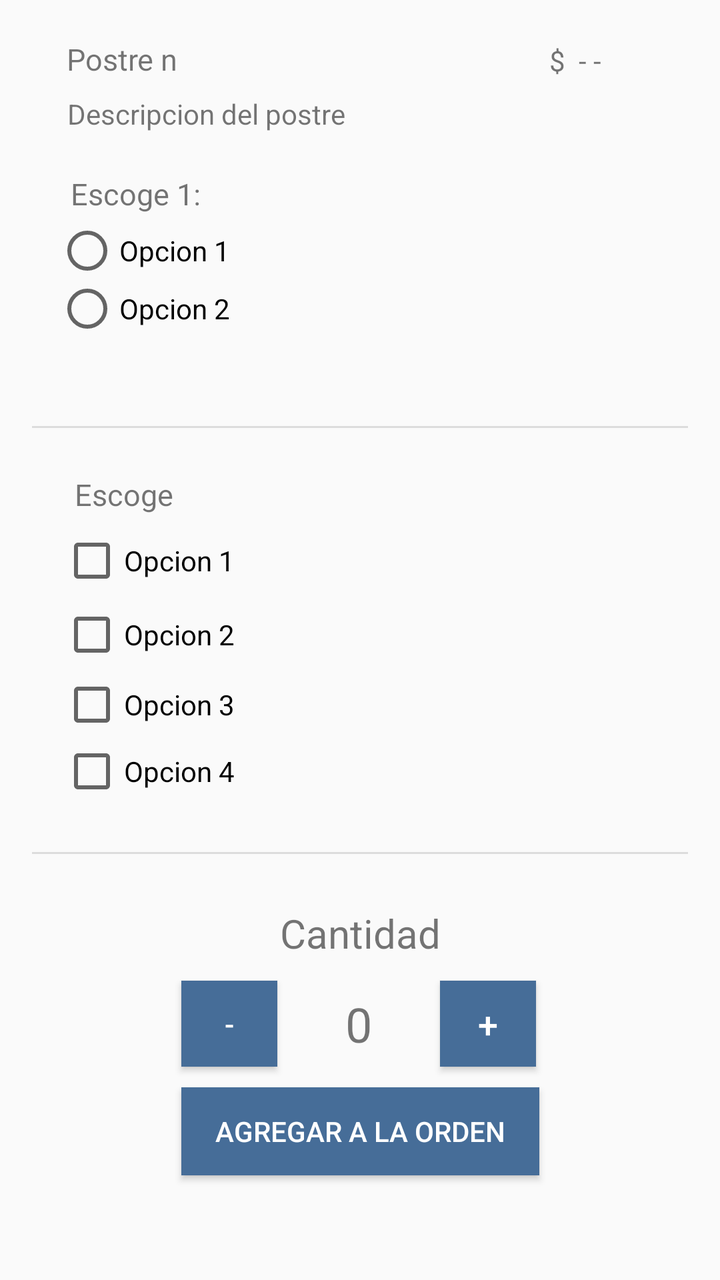
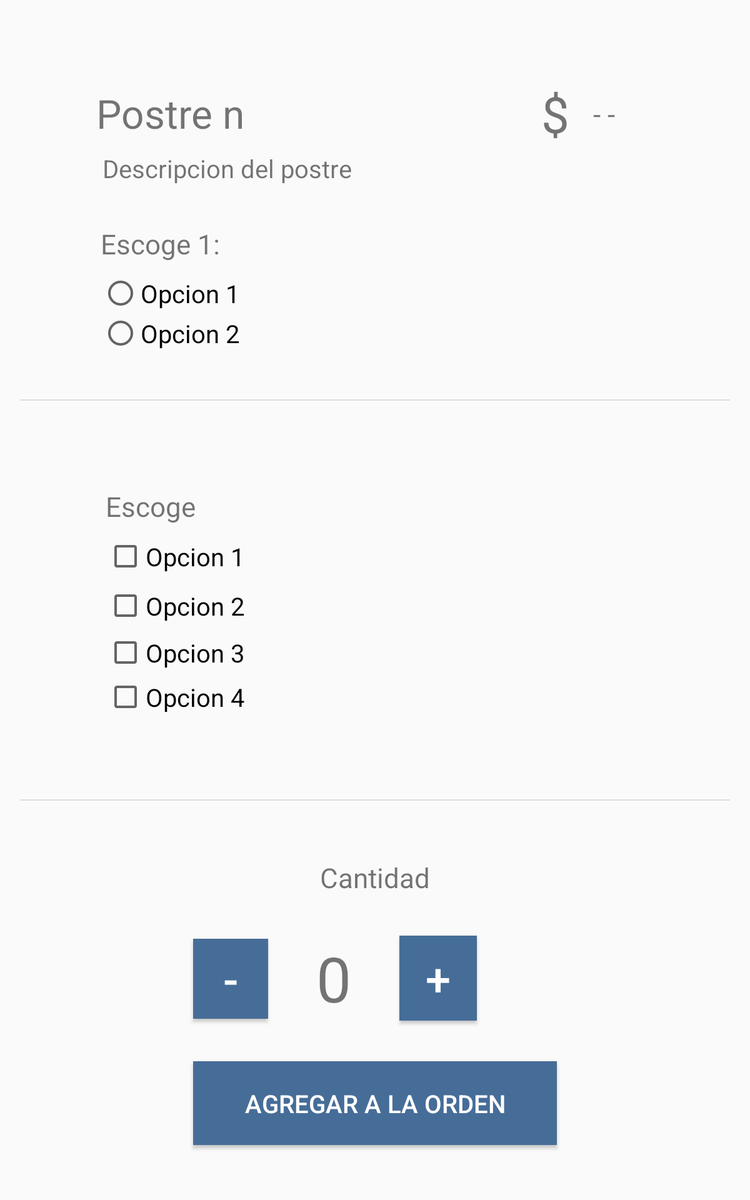

One screen, two layout resources from the same app: the default and the repository's alternative for another configuration. Each is rendered where Android would select it; the XML of both is given below.
<!-- AndroidManifest.xml: application theme AppTheme -->
<!-- res/layout/fragment_personalize_order.xml -->
<?xml version="1.0" encoding="utf-8"?>
<androidx.constraintlayout.widget.ConstraintLayout xmlns:android="http://schemas.android.com/apk/res/android"
    xmlns:app="http://schemas.android.com/apk/res-auto"
    xmlns:tools="http://schemas.android.com/tools"
    android:layout_width="match_parent"
    android:layout_height="match_parent"
    tools:context=".PersonalizeOrder">


    <View
        android:id="@+id/divider"
        android:layout_width="0dp"
        android:layout_height="1dp"
        android:layout_marginStart="@dimen/margin_st"
        android:layout_marginEnd="@dimen/margin_st"
        android:background="?android:attr/listDivider"
        app:layout_constraintBottom_toBottomOf="parent"
        app:layout_constraintEnd_toEndOf="parent"
        app:layout_constraintStart_toStartOf="parent"
        app:layout_constraintTop_toTopOf="parent"
        app:layout_constraintVertical_bias="0.3333" />

    <View
        android:id="@+id/divider2"
        android:layout_width="0dp"
        android:layout_height="1dp"
        android:layout_marginStart="@dimen/margin_st"
        android:layout_marginEnd="@dimen/margin_st"
        android:background="?android:attr/listDivider"
        app:layout_constraintBottom_toBottomOf="parent"
        app:layout_constraintEnd_toEndOf="parent"
        app:layout_constraintStart_toStartOf="parent"
        app:layout_constraintTop_toTopOf="parent"
        app:layout_constraintVertical_bias="0.6666" />

    <TextView
        android:id="@+id/dessertName"
        android:layout_width="wrap_content"
        android:layout_height="wrap_content"
        android:text="Postre n"
        android:textSize="15dp"
        app:layout_constraintBottom_toTopOf="@+id/divider"
        app:layout_constraintEnd_toEndOf="parent"
        app:layout_constraintHorizontal_bias="0.11"
        app:layout_constraintStart_toStartOf="parent"
        app:layout_constraintTop_toTopOf="parent"
        app:layout_constraintVertical_bias="0.100000024" />
    <TextView
        android:id="@+id/dessertDesc"
        android:layout_width="wrap_content"
        android:layout_height="wrap_content"
        android:text=" Descripcion del postre"
        android:textSize="14dp"
        app:layout_constraintBottom_toTopOf="@+id/divider"
        app:layout_constraintEnd_toEndOf="parent"
        app:layout_constraintHorizontal_bias="0.14"
        app:layout_constraintStart_toStartOf="parent"
        app:layout_constraintTop_toBottomOf="@+id/dessertName"
        app:layout_constraintVertical_bias="0.050000012" />
    <TextView
        android:id="@+id/opcRad"
        android:layout_width="wrap_content"
        android:layout_height="wrap_content"
        android:text="Escoge 1:"
        android:textSize="15dp"
        app:layout_constraintBottom_toTopOf="@+id/divider"
        app:layout_constraintEnd_toEndOf="parent"
        app:layout_constraintHorizontal_bias="0.12"
        app:layout_constraintStart_toStartOf="parent"
        app:layout_constraintTop_toTopOf="parent"
        app:layout_constraintVertical_bias="0.45" />
    <RadioGroup
        android:layout_width="148dp"
        android:layout_height="58dp"
        app:layout_constraintBottom_toTopOf="@+id/divider"
        app:layout_constraintEnd_toEndOf="parent"
        app:layout_constraintHorizontal_bias="0.13"
        app:layout_constraintStart_toStartOf="parent"
        app:layout_constraintTop_toBottomOf="@+id/opcRad"
        app:layout_constraintVertical_bias="0.05">
        <RadioButton
            android:id="@+id/opcRad1"
            android:layout_width="match_parent"
            android:layout_height="wrap_content"
            android:text="Opcion 1" />

        <RadioButton
            android:id="@+id/opcRad2"
            android:layout_width="match_parent"
            android:layout_height="wrap_content"
            android:text="Opcion 2" />
    </RadioGroup>
    <TextView
        android:id="@+id/dollarSign"
        android:layout_width="wrap_content"
        android:layout_height="wrap_content"
        android:text="$"
        app:layout_constraintBottom_toBottomOf="@+id/dessertName"
        app:layout_constraintEnd_toEndOf="parent"
        app:layout_constraintHorizontal_bias="0.78"
        app:layout_constraintStart_toStartOf="parent"
        app:layout_constraintTop_toTopOf="parent"
        app:layout_constraintVertical_bias="1.0" />
    <TextView
        android:id="@+id/dessertPrice"
        android:layout_width="wrap_content"
        android:layout_height="wrap_content"
        android:text="- -"
        app:layout_constraintBottom_toBottomOf="@+id/dollarSign"
        app:layout_constraintEnd_toEndOf="parent"
        app:layout_constraintHorizontal_bias="0.1"
        app:layout_constraintStart_toEndOf="@+id/dollarSign"
        app:layout_constraintTop_toTopOf="@+id/dollarSign" />
    <TextView
        android:id="@+id/opcCheck"
        android:layout_width="wrap_content"
        android:layout_height="wrap_content"
        android:text="Escoge"
        android:textSize="15dp"
        app:layout_constraintBottom_toTopOf="@+id/divider2"
        app:layout_constraintEnd_toEndOf="parent"
        app:layout_constraintHorizontal_bias="0.12"
        app:layout_constraintStart_toStartOf="parent"
        app:layout_constraintTop_toBottomOf="@+id/divider"
        app:layout_constraintVertical_bias="0.120000005" />
    <CheckBox
        android:id="@+id/opcCheck1"
        android:layout_width="wrap_content"
        android:layout_height="wrap_content"
        android:text="Opcion 1"
        app:layout_constraintBottom_toTopOf="@+id/divider2"
        app:layout_constraintEnd_toEndOf="parent"
        app:layout_constraintHorizontal_bias="0.11"
        app:layout_constraintStart_toStartOf="parent"
        app:layout_constraintTop_toBottomOf="@+id/opcCheck"
        app:layout_constraintVertical_bias="0.05" />

    <CheckBox
        android:id="@+id/opcCheck2"
        android:layout_width="wrap_content"
        android:layout_height="wrap_content"
        android:text="Opcion 2"
        app:layout_constraintBottom_toTopOf="@+id/divider2"
        app:layout_constraintEnd_toEndOf="parent"
        app:layout_constraintHorizontal_bias="0.11"
        app:layout_constraintStart_toStartOf="parent"
        app:layout_constraintTop_toBottomOf="@+id/opcCheck1"
        app:layout_constraintVertical_bias="0.050000012" />

    <CheckBox
        android:id="@+id/opcCheck3"
        android:layout_width="wrap_content"
        android:layout_height="wrap_content"
        android:text="Opcion 3"
        app:layout_constraintBottom_toTopOf="@+id/divider2"
        app:layout_constraintEnd_toEndOf="parent"
        app:layout_constraintHorizontal_bias="0.11"
        app:layout_constraintStart_toStartOf="parent"
        app:layout_constraintTop_toBottomOf="@+id/opcCheck2"
        app:layout_constraintVertical_bias="0.05" />

    <CheckBox
        android:id="@+id/opcCheck4"
        android:layout_width="wrap_content"
        android:layout_height="wrap_content"
        android:text="Opcion 4"
        app:layout_constraintBottom_toTopOf="@+id/divider2"
        app:layout_constraintEnd_toEndOf="parent"
        app:layout_constraintHorizontal_bias="0.11"
        app:layout_constraintStart_toStartOf="parent"
        app:layout_constraintTop_toBottomOf="@+id/opcCheck3"
        app:layout_constraintVertical_bias="0.050000012" />
    <TextView
        android:id="@+id/quantity"
        android:layout_width="wrap_content"
        android:layout_height="wrap_content"
        android:text="Cantidad"
        android:textSize="20sp"
        app:layout_constraintBottom_toBottomOf="parent"
        app:layout_constraintEnd_toEndOf="parent"
        app:layout_constraintStart_toStartOf="parent"
        app:layout_constraintTop_toBottomOf="@+id/divider2"
        app:layout_constraintVertical_bias="0.13999999" />

    <Button
        android:id="@+id/addDessert"
        android:layout_width="179dp"
        android:layout_height="44dp"
        android:background="@color/color_12"
        android:text="Agregar a la orden"
        android:textColor="#FFFF"
        app:layout_constraintBottom_toBottomOf="parent"
        app:layout_constraintEnd_toEndOf="@+id/quantity"
        app:layout_constraintStart_toStartOf="@+id/quantity"
        app:layout_constraintTop_toBottomOf="@+id/quantity"
        app:layout_constraintVertical_bias="0.55" />

    <Button
        android:id="@+id/more"
        android:layout_width="48dp"
        android:layout_height="43dp"
        android:background="@color/color_12"
        android:text="-"
        android:textColor="#FFFF"
        app:layout_constraintBottom_toTopOf="@+id/addDessert"
        app:layout_constraintEnd_toEndOf="parent"
        app:layout_constraintHorizontal_bias="0.0"
        app:layout_constraintStart_toStartOf="@+id/addDessert"
        app:layout_constraintTop_toBottomOf="@+id/quantity" />

    <Button
        android:id="@+id/less"
        android:layout_width="48dp"
        android:layout_height="43dp"
        android:background="@color/color_12"
        android:text="+"
        android:textColor="#FFFF"
        android:textSize="18sp"
        app:layout_constraintBottom_toBottomOf="@+id/more"
        app:layout_constraintEnd_toEndOf="parent"
        app:layout_constraintHorizontal_bias="0.47"
        app:layout_constraintStart_toEndOf="@+id/more"
        app:layout_constraintTop_toTopOf="@+id/more" />
    <TextView
        android:id="@+id/quantityDesserts"
        android:layout_width="wrap_content"
        android:layout_height="wrap_content"
        android:text="0"
        android:textSize="24sp"
        app:layout_constraintBottom_toBottomOf="@+id/less"
        app:layout_constraintEnd_toStartOf="@+id/less"
        app:layout_constraintStart_toEndOf="@+id/more"
        app:layout_constraintTop_toTopOf="@+id/less" />

</androidx.constraintlayout.widget.ConstraintLayout>
<!-- resources referenced by this layout -->
<resources>
  <color name="color_12">#466D98</color>
  <dimen name="margin_st">16dp</dimen>
  <style name="AppTheme" parent="Theme.AppCompat.Light.NoActionBar">
          
          <item name="colorPrimary">@color/splash_screen_color</item>
          <item name="colorPrimaryDark">@color/colorPrimaryDark</item>
          <item name="colorAccent">@color/colorAccent</item>
      </style>
  <color name="splash_screen_color">#012C49</color>
  <color name="colorPrimaryDark">#3700B3</color>
  <color name="colorAccent">#03DAC5</color>
</resources>
<!-- res/layout-sw600dp/fragment_personalize_order.xml (the repository's variant of the layout above) -->
<!-- drawn on a 7-inch tablet held upright -->
<?xml version="1.0" encoding="utf-8"?>
<androidx.constraintlayout.widget.ConstraintLayout xmlns:android="http://schemas.android.com/apk/res/android"
    xmlns:app="http://schemas.android.com/apk/res-auto"
    xmlns:tools="http://schemas.android.com/tools"
    android:layout_width="match_parent"
    android:layout_height="match_parent"
    tools:context=".PersonalizeOrder">


    <View
        android:id="@+id/divider"
        android:layout_width="0dp"
        android:layout_height="1dp"
        android:layout_marginStart="@dimen/margin_st"
        android:layout_marginEnd="@dimen/margin_st"
        android:background="?android:attr/listDivider"
        app:layout_constraintBottom_toBottomOf="parent"
        app:layout_constraintEnd_toEndOf="parent"
        app:layout_constraintStart_toStartOf="parent"
        app:layout_constraintTop_toTopOf="parent"
        app:layout_constraintVertical_bias="0.3333" />

    <View
        android:id="@+id/divider2"
        android:layout_width="0dp"
        android:layout_height="1dp"
        android:layout_marginStart="@dimen/margin_st"
        android:layout_marginEnd="@dimen/margin_st"
        android:background="?android:attr/listDivider"
        app:layout_constraintBottom_toBottomOf="parent"
        app:layout_constraintEnd_toEndOf="parent"
        app:layout_constraintStart_toStartOf="parent"
        app:layout_constraintTop_toTopOf="parent"
        app:layout_constraintVertical_bias="0.6666" />

    <TextView
        android:id="@+id/dessertName"
        android:layout_width="wrap_content"
        android:layout_height="wrap_content"
        android:text="Postre n"
        android:textSize="@dimen/size_title_letter1"
        app:layout_constraintBottom_toTopOf="@+id/divider"
        app:layout_constraintEnd_toEndOf="parent"
        app:layout_constraintHorizontal_bias="0.16"
        app:layout_constraintStart_toStartOf="parent"
        app:layout_constraintTop_toTopOf="parent"
        app:layout_constraintVertical_bias="0.25" />

    <TextView
        android:id="@+id/dessertDesc"
        android:layout_width="wrap_content"
        android:layout_height="wrap_content"
        android:text=" Descripcion del postre"
        android:textSize="@dimen/size_title_letter3"
        app:layout_constraintBottom_toTopOf="@+id/divider"
        app:layout_constraintEnd_toEndOf="parent"
        app:layout_constraintHorizontal_bias="0.0"
        app:layout_constraintStart_toStartOf="@+id/dessertName"
        app:layout_constraintTop_toBottomOf="@+id/dessertName"
        app:layout_constraintVertical_bias="0.050000012" />

    <TextView
        android:id="@+id/opcRad"
        android:layout_width="wrap_content"
        android:layout_height="wrap_content"
        android:text="Escoge 1:"
        android:textSize="22dp"
        app:layout_constraintBottom_toTopOf="@+id/divider"
        app:layout_constraintEnd_toEndOf="parent"
        app:layout_constraintHorizontal_bias="0.16"
        app:layout_constraintStart_toStartOf="parent"
        app:layout_constraintTop_toTopOf="parent"
        app:layout_constraintVertical_bias="0.62" />
    <RadioGroup
        android:layout_width="256dp"
        android:layout_height="wrap_content"
        app:layout_constraintBottom_toTopOf="@+id/divider"
        app:layout_constraintEnd_toEndOf="parent"
        app:layout_constraintHorizontal_bias="0.0"
        app:layout_constraintStart_toStartOf="@+id/opcRad"
        app:layout_constraintTop_toBottomOf="@+id/opcRad"
        app:layout_constraintVertical_bias="0.20">

        <RadioButton
            android:id="@+id/opcRad1"
            android:layout_width="match_parent"
            android:layout_height="wrap_content"
            android:scrollbarSize="4dp"
            android:text="Opcion 1"
            android:textSize="@dimen/size_title_letter3" />

        <RadioButton
            android:id="@+id/opcRad2"
            android:layout_width="match_parent"
            android:layout_height="wrap_content"
            android:text="Opcion 2"
            android:textSize="@dimen/size_title_letter3" />
    </RadioGroup>

    <TextView
        android:id="@+id/dollarSign"
        android:layout_width="wrap_content"
        android:layout_height="wrap_content"
        android:text="$"
        android:textSize="@dimen/size_title_letter2"
        app:layout_constraintBottom_toBottomOf="@+id/dessertName"
        app:layout_constraintEnd_toEndOf="parent"
        app:layout_constraintHorizontal_bias="0.75"
        app:layout_constraintStart_toStartOf="parent"
        app:layout_constraintTop_toTopOf="@+id/dessertName" />

    <TextView
        android:id="@+id/dessertPrice"
        android:layout_width="wrap_content"
        android:layout_height="wrap_content"
        android:text="- -"
        android:textSize="22dp"
        app:layout_constraintBottom_toBottomOf="@+id/dollarSign"
        app:layout_constraintEnd_toEndOf="parent"
        app:layout_constraintHorizontal_bias="0.15"
        app:layout_constraintStart_toEndOf="@+id/dollarSign"
        app:layout_constraintTop_toTopOf="@+id/dollarSign" />

    <TextView
        android:id="@+id/opcCheck"
        android:layout_width="wrap_content"
        android:layout_height="wrap_content"
        android:text="Escoge"
        android:textSize="22dp"
        app:layout_constraintBottom_toTopOf="@+id/divider2"
        app:layout_constraintEnd_toEndOf="parent"
        app:layout_constraintHorizontal_bias="0.16"
        app:layout_constraintStart_toStartOf="parent"
        app:layout_constraintTop_toBottomOf="@+id/divider"
        app:layout_constraintVertical_bias="0.24000001" />

    <CheckBox
        android:id="@+id/opcCheck1"
        android:layout_width="wrap_content"
        android:layout_height="wrap_content"
        android:text="Opcion 1"
        android:textSize="@dimen/size_title_letter3"
        app:layout_constraintBottom_toTopOf="@+id/divider2"
        app:layout_constraintEnd_toEndOf="parent"
        app:layout_constraintHorizontal_bias="0.0"
        app:layout_constraintStart_toStartOf="@+id/opcCheck"
        app:layout_constraintTop_toBottomOf="@+id/opcCheck"
        app:layout_constraintVertical_bias="0.050000012" />

    <CheckBox
        android:id="@+id/opcCheck2"
        android:layout_width="wrap_content"
        android:layout_height="wrap_content"
        android:text="Opcion 2"
        android:textSize="@dimen/size_title_letter3"
        app:layout_constraintBottom_toTopOf="@+id/divider2"
        app:layout_constraintEnd_toEndOf="parent"
        app:layout_constraintHorizontal_bias="0.0"
        app:layout_constraintStart_toStartOf="@+id/opcCheck"
        app:layout_constraintTop_toBottomOf="@+id/opcCheck1"
        app:layout_constraintVertical_bias="0.050000012" />

    <CheckBox
        android:id="@+id/opcCheck3"
        android:layout_width="wrap_content"
        android:layout_height="wrap_content"
        android:text="Opcion 3"
        android:textSize="@dimen/size_title_letter3"
        app:layout_constraintBottom_toTopOf="@+id/divider2"
        app:layout_constraintEnd_toEndOf="parent"
        app:layout_constraintHorizontal_bias="0.0"
        app:layout_constraintStart_toStartOf="@+id/opcCheck2"
        app:layout_constraintTop_toBottomOf="@+id/opcCheck2"
        app:layout_constraintVertical_bias="0.050000012" />


    <CheckBox
        android:id="@+id/opcCheck4"
        android:layout_width="wrap_content"
        android:layout_height="wrap_content"
        android:text="Opcion 4"
        android:textSize="@dimen/size_title_letter3"
        app:layout_constraintBottom_toTopOf="@+id/divider2"
        app:layout_constraintEnd_toEndOf="parent"
        app:layout_constraintHorizontal_bias="0.0"
        app:layout_constraintStart_toStartOf="@+id/opcCheck3"
        app:layout_constraintTop_toBottomOf="@+id/opcCheck3"
        app:layout_constraintVertical_bias="0.050000012" />

    <TextView
        android:id="@+id/quantity"
        android:layout_width="wrap_content"
        android:layout_height="wrap_content"
        android:text="Cantidad"
        android:textSize="22dp"
        app:layout_constraintBottom_toBottomOf="parent"
        app:layout_constraintEnd_toEndOf="parent"
        app:layout_constraintStart_toStartOf="parent"
        app:layout_constraintTop_toBottomOf="@+id/divider2"
        app:layout_constraintVertical_bias="0.16000003" />

    <Button
        android:id="@+id/addDessert"
        android:layout_width="291dp"
        android:layout_height="67dp"
        android:background="@color/color_12"
        android:text="Agregar a la orden"
        android:textColor="#FFFF"
        android:textSize="20sp"
        app:layout_constraintBottom_toBottomOf="parent"
        app:layout_constraintEnd_toEndOf="parent"
        app:layout_constraintStart_toStartOf="parent"
        app:layout_constraintTop_toBottomOf="@+id/quantity"
        app:layout_constraintVertical_bias="0.75" />

    <Button
        android:id="@+id/more"
        android:layout_width="60dp"
        android:layout_height="64dp"
        android:background="@color/color_12"
        android:text="-"
        android:textColor="#FFFF"
        android:textSize="36sp"
        app:layout_constraintBottom_toTopOf="@+id/addDessert"
        app:layout_constraintEnd_toEndOf="parent"
        app:layout_constraintHorizontal_bias="0.0"
        app:layout_constraintStart_toStartOf="@+id/addDessert"
        app:layout_constraintTop_toBottomOf="@+id/quantity" />

    <Button
        android:id="@+id/less"
        android:layout_width="62dp"
        android:layout_height="68dp"
        android:background="@color/color_12"
        android:text="+"
        android:textColor="#FFFF"
        android:textSize="36sp"
        app:layout_constraintBottom_toBottomOf="@+id/more"
        app:layout_constraintEnd_toEndOf="parent"
        app:layout_constraintHorizontal_bias="0.43"
        app:layout_constraintStart_toStartOf="@+id/more"
        app:layout_constraintTop_toTopOf="@+id/more"
        app:layout_constraintVertical_bias="0.708" />
    <TextView
        android:id="@+id/quantityDesserts"
        android:layout_width="wrap_content"
        android:layout_height="wrap_content"
        android:text="0"
        android:textSize="50dp"
        app:layout_constraintBottom_toBottomOf="@+id/less"
        app:layout_constraintEnd_toStartOf="@+id/less"
        app:layout_constraintStart_toEndOf="@+id/more"
        app:layout_constraintTop_toTopOf="@+id/less" />
    
</androidx.constraintlayout.widget.ConstraintLayout>
<!-- resources referenced by the variant -->
<!-- as a 7-inch tablet held upright resolves them -->
<resources>
  <color name="color_12">#466D98</color>
  <dimen name="margin_st">16dp</dimen>
  <!-- from res/values-large/ -->
  <dimen name="size_title_letter1">32sp</dimen>
  <!-- from res/values-large/ -->
  <dimen name="size_title_letter2">40sp</dimen>
  <dimen name="size_title_letter3">20sp</dimen>
  <style name="AppTheme" parent="Theme.AppCompat.Light.NoActionBar">
          
          <item name="colorPrimary">@color/splash_screen_color</item>
          <item name="colorPrimaryDark">@color/colorPrimaryDark</item>
          <item name="colorAccent">@color/colorAccent</item>
      </style>
  <color name="splash_screen_color">#012C49</color>
  <color name="colorPrimaryDark">#3700B3</color>
  <color name="colorAccent">#03DAC5</color>
</resources>
